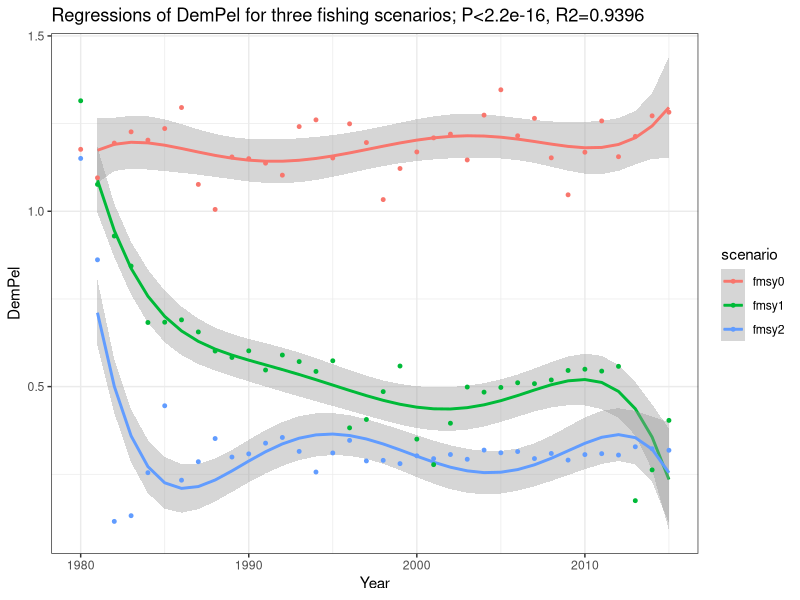
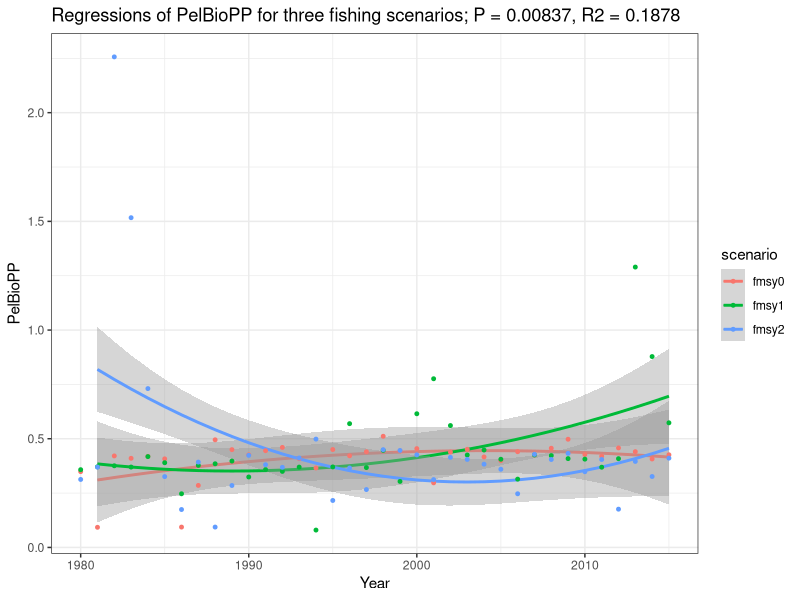
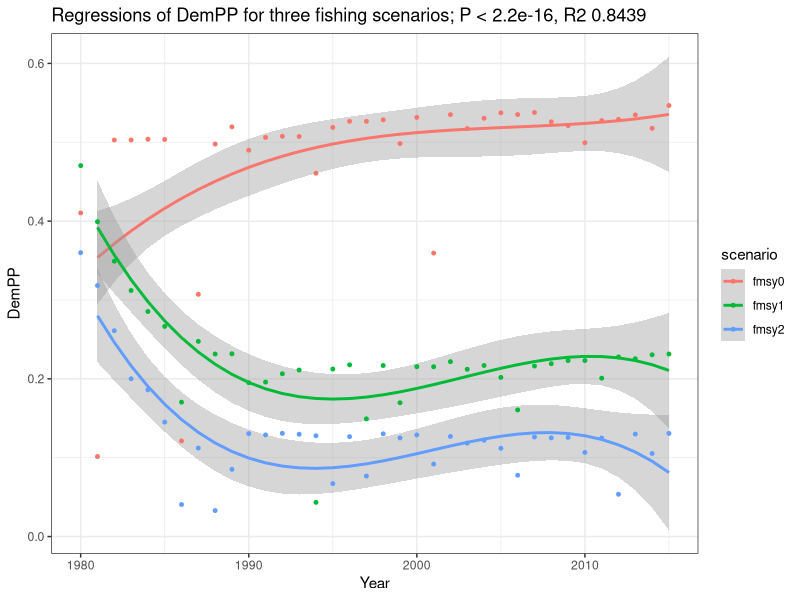
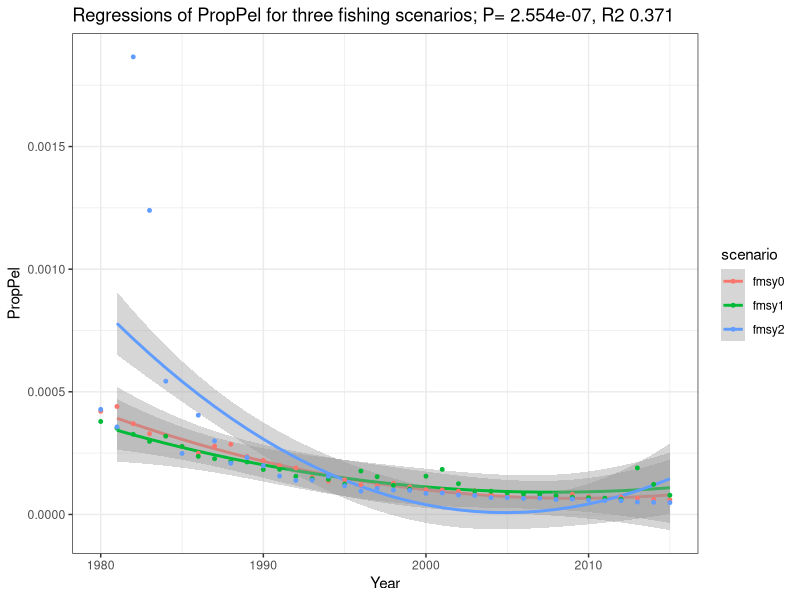
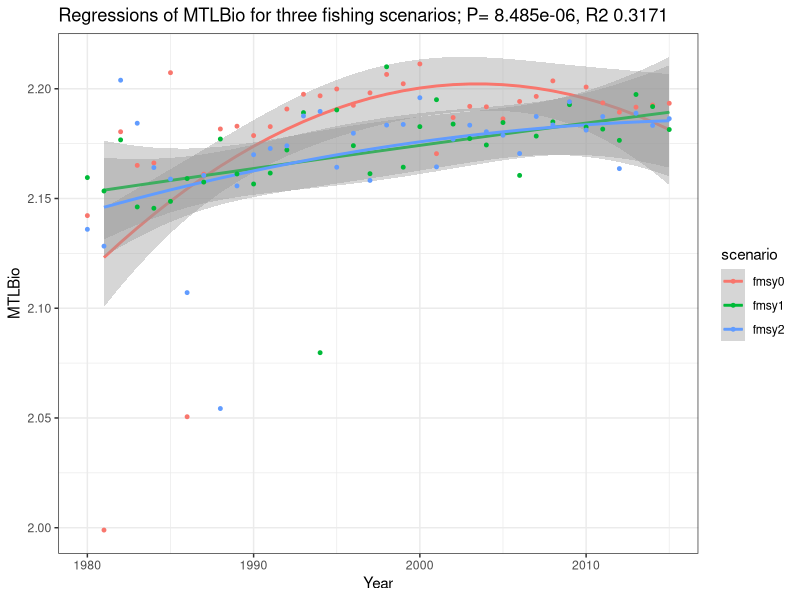

Reproduce these figures in R, in order. (Note: this script raises an error after producing the figures.)
library(tidyverse)
library(car)

##Explore data

read.csv("stats/fisheries_ecosystem/biopp.csv")   -> biopp


biopp$scenario<- as.character(biopp$scenario)
biopp<- rename(biopp, biopp=BioPP)

fitpp0<- lm(biopp ~ poly(year,2), data=biopp)
fitpp1<- lm(biopp ~ poly(year, 2) * scenario, data=biopp)
fitpp2<- lm(biopp ~ poly(year, 3) * scenario, data=biopp)
anova(fitpp0, fitpp1)
##Non significant difference between 2 and 3. Non significant difference w/ or w/o scenario

####Plotting regressions######
dat.a = data.frame(year= 1981:2015, scenario='fmsy0')
intervals.a <- predict(fitpp1,newdata = dat.a,interval='confidence',
                       level=0.95)
data.frame(intervals.a) -> intervals.a
intervals.a%>% mutate(year = 1981:2015) %>% select(year, everything()) %>% mutate(scenario='fmsy0')-> intervals.a

dat.b = data.frame(year= 1981:2015, scenario='fmsy1')
intervals.b<- predict(fitpp1, newdata = dat.b, interval='confidence', level=0.95)
data.frame(intervals.b) -> intervals.b
intervals.b%>% mutate(year = 1981:2015) %>% select(year, everything())%>% mutate(scenario='fmsy1') -> intervals.b
dat.c = data.frame(year= 1981:2015, scenario='fmsy2')
intervals.c<- predict(fitpp1, newdata = dat.c, interval='confidence', level=0.95)
data.frame(intervals.c) -> intervals.c
intervals.c%>% mutate(year = 1981:2015) %>% select(year, everything()) %>% mutate(scenario='fmsy2') -> intervals.c

new_intervals_biopp<- rbind(intervals.a, intervals.b, intervals.c)

legend_test<- ggplot(new_intervals_biopp, aes(x =year, y = fit)) +
  theme_bw() +
  geom_line(aes(colour=scenario)) +
  geom_smooth(aes(ymin = lwr, ymax = upr, colour=scenario), stat = "identity") +
  geom_point(data = biopp, aes(x = year, y = biopp, colour=scenario), size=1)+
  xlab("Year") +
  ylab("BioPP") +
  ggtitle("Regressions of BioPP for three fishing scenarios; P<2.2e-16, R2=0.7514")


######## DemPel#############
read.csv("stats/fisheries_ecosystem/dempel.csv") -> dempel

dempel$scenario<- as.character(dempel$scenario)
dempel<- rename(dempel, dempel=DemPel)


fitdp0<- lm(dempel ~ poly(year,5), data=dempel)
fitdp1<- lm(dempel ~ poly(year,5) * scenario, data=dempel)
fitdp2<- lm(dempel ~ poly(year,6) * scenario, data=dempel)
anova(fitdp1, fitdp2)

dempel_fmsy1<- filter(dempel, scenario %in% c("fmsy1", "fmsy2")) ###These lines distinguish whether 
#there is a difference between fmsy1 and fmsy2
fitdpfm1<- lm(dempel~poly(year,3), data=dempel_fmsy1)
fitdpfm2<- lm(dempel~poly(year,3) * scenario, data=dempel_fmsy1)
anova(fitdpfm1, fitdpfm2)

####Plotting regressions######
dat.a = data.frame(year= 1981:2015, scenario='fmsy0')
intervals.a <- predict(fitdp1,newdata = dat.a,interval='confidence',
                       level=0.95)
data.frame(intervals.a) -> intervals.a
intervals.a%>% mutate(year = 1981:2015) %>% select(year, everything()) %>% mutate(scenario='fmsy0')-> intervals.a

dat.b = data.frame(year= 1981:2015, scenario='fmsy1')
intervals.b<- predict(fitdp1, newdata = dat.b, interval='confidence', level=0.95)
data.frame(intervals.b) -> intervals.b
intervals.b%>% mutate(year = 1981:2015) %>% select(year, everything())%>% mutate(scenario='fmsy1') -> intervals.b
dat.c = data.frame(year= 1981:2015, scenario='fmsy2')
intervals.c<- predict(fitdp1, newdata = dat.c, interval='confidence', level=0.95)
data.frame(intervals.c) -> intervals.c
intervals.c%>% mutate(year = 1981:2015) %>% select(year, everything()) %>% mutate(scenario='fmsy2') -> intervals.c

new_intervals_dempel<- rbind(intervals.a, intervals.b, intervals.c)

ggplot(new_intervals_dempel, aes(x =year, y = fit)) +
  theme_bw() +
  geom_line(aes(colour=scenario)) +
  geom_smooth(aes(ymin = lwr, ymax = upr, colour=scenario), stat = "identity") +
  geom_point(data = dempel, aes(x = year, y = dempel, colour=scenario), size=1)+
  xlab("Year") +
  ylab("DemPel") +
  ggtitle("Regressions of DemPel for three fishing scenarios; P<2.2e-16, R2=0.9396")

#####PelBioPP######
read.csv("stats/fisheries_ecosystem/pelbiopp.csv")-> pelbiopp

pelbiopp$scenario<- as.character(pelbiopp$scenario)
pelbiopp<- rename(pelbiopp, pelbiopp=PelBioPP)

#pelbiopp<- pelbiopp %>% filter(scenario %in% c("fmsy0", "fmsy2"))

fitpbp0<- lm(pelbiopp ~ poly(year, 2), data=pelbiopp)
fitpbp1<- lm(pelbiopp ~ poly(year, 2) * scenario, data=pelbiopp)
#fitpbp2<- lm(pelbiopp ~ poly(year, 3) * scenario, data=pelbiopp)
#anova(fitpbp0, fitpbp1)
pbp_fmsy1<- filter(pelbiopp, scenario %in% c("fmsy0", "fmsy2")) ###These lines distinguish whether 
#there is a difference between fmsy1 and fmsy2
pbpfm1<- lm(pelbiopp~poly(year,2), data=pbp_fmsy1)
pbpfm2<- lm(pelbiopp~poly(year,2) * scenario, data=pbp_fmsy1)
anova(pbpfm1, pbpfm2)

##No significant difference between FMSY0, FMSY2


####Plotting regressions######
dat.a = data.frame(year= 1981:2015, scenario='fmsy0')
intervals.a <- predict(fitpbp1,newdata = dat.a,interval='confidence',
                       level=0.95)
data.frame(intervals.a) -> intervals.a
intervals.a%>% mutate(year = 1981:2015) %>% select(year, everything()) %>% mutate(scenario='fmsy0')-> intervals.a

dat.b = data.frame(year= 1981:2015, scenario='fmsy1')
intervals.b<- predict(fitpbp1, newdata = dat.b, interval='confidence', level=0.95)
data.frame(intervals.b) -> intervals.b
intervals.b%>% mutate(year = 1981:2015) %>% select(year, everything())%>% mutate(scenario='fmsy1') -> intervals.b
dat.c = data.frame(year= 1981:2015, scenario='fmsy2')
intervals.c<- predict(fitpbp1, newdata = dat.c, interval='confidence', level=0.95)
data.frame(intervals.c) -> intervals.c
intervals.c%>% mutate(year = 1981:2015) %>% select(year, everything()) %>% mutate(scenario='fmsy2') -> intervals.c

new_intervals_pelbiopp<- rbind(intervals.a, intervals.b, intervals.c)

ggplot(new_intervals_pelbiopp, aes(x =year, y = fit)) +
  theme_bw() +
  geom_line(aes(colour=scenario)) +
  geom_smooth(aes(ymin = lwr, ymax = upr, colour=scenario), stat = "identity") +
  geom_point(data = pelbiopp, aes(x = year, y = pelbiopp, colour=scenario), size=1)+
  xlab("Year") +
  ylab("PelBioPP") +
  ggtitle("Regressions of PelBioPP for three fishing scenarios; P = 0.00837, R2 = 0.1878")


#####DemPP#########
read.csv("stats/fisheries_ecosystem/dempp.csv")  -> dempp
#pelbiopp<- pelbiopp %>% filter(scenario %in% c("fmsy0", "fmsy2"))
dempp$scenario<- as.character(dempp$scenario)


fitdpp0<- lm(DemPP ~ poly(year, 3), data=dempp)
fitdpp1<- lm(DemPP ~ poly(year, 3) * scenario, data=dempp)
anova(fitdpp0, fitdpp1)

####Plotting regressions######
dat.a = data.frame(year= 1981:2015, scenario='fmsy0')
intervals.a <- predict(fitdpp1,newdata = dat.a,interval='confidence',
                       level=0.95)
data.frame(intervals.a) -> intervals.a
intervals.a%>% mutate(year = 1981:2015) %>% select(year, everything()) %>% mutate(scenario='fmsy0')-> intervals.a

dat.b = data.frame(year= 1981:2015, scenario='fmsy1')
intervals.b<- predict(fitdpp1, newdata = dat.b, interval='confidence', level=0.95)
data.frame(intervals.b) -> intervals.b
intervals.b%>% mutate(year = 1981:2015) %>% select(year, everything())%>% mutate(scenario='fmsy1') -> intervals.b
dat.c = data.frame(year= 1981:2015, scenario='fmsy2')
intervals.c<- predict(fitdpp1, newdata = dat.c, interval='confidence', level=0.95)
data.frame(intervals.c) -> intervals.c
intervals.c%>% mutate(year = 1981:2015) %>% select(year, everything()) %>% mutate(scenario='fmsy2') -> intervals.c

new_intervals_dempp<- rbind(intervals.a, intervals.b, intervals.c)

ggplot(new_intervals_dempp, aes(x =year, y = fit)) +
  theme_bw() +
  geom_line(aes(colour=scenario)) +
  geom_smooth(aes(ymin = lwr, ymax = upr, colour=scenario), stat = "identity") +
  geom_point(data = dempp, aes(x = year, y = DemPP, colour=scenario), size=1)+
  xlab("Year") +
  ylab("DemPP") +
  ggtitle("Regressions of DemPP for three fishing scenarios; P < 2.2e-16, R2 0.8439")

#####PropPel#########
read.csv("stats/fisheries_ecosystem/proppel.csv")  -> proppel
#pelbiopp<- pelbiopp %>% filter(scenario %in% c("fmsy0", "fmsy2"))

fitproppel0<- lm(PropPel ~ poly(year, 2), data=proppel)
fitproppel1<- lm(PropPel ~ poly(year, 2) * scenario, data=proppel)

anova(fitproppel0, fitproppel1)

proppel_fmsy1<- filter(proppel, scenario %in% c("fmsy1", "fmsy2")) ###These lines distinguish whether 
#there is a difference between fmsy1 and fmsy2
proppelfm1<- lm(PropPel~poly(year,2), data=proppel_fmsy1)
proppelfm2<- lm(PropPel~poly(year,2) * scenario, data=proppel_fmsy1)
anova(proppelfm1, proppelfm2)

##Weak significance between (FMSY0, FMSy2) + (FMSY0, FMSY1) +(FMSY1, FMSY2) P= 0.01-0.05

####Plotting regressions######
dat.a = data.frame(year= 1981:2015, scenario='fmsy0')
intervals.a <- predict(fitproppel1,newdata = dat.a,interval='confidence',
                       level=0.95)
data.frame(intervals.a) -> intervals.a
intervals.a%>% mutate(year = 1981:2015) %>% select(year, everything()) %>% mutate(scenario='fmsy0')-> intervals.a

dat.b = data.frame(year= 1981:2015, scenario='fmsy1')
intervals.b<- predict(fitproppel1, newdata = dat.b, interval='confidence', level=0.95)
data.frame(intervals.b) -> intervals.b
intervals.b%>% mutate(year = 1981:2015) %>% select(year, everything())%>% mutate(scenario='fmsy1') -> intervals.b
dat.c = data.frame(year= 1981:2015, scenario='fmsy2')
intervals.c<- predict(fitproppel1, newdata = dat.c, interval='confidence', level=0.95)
data.frame(intervals.c) -> intervals.c
intervals.c%>% mutate(year = 1981:2015) %>% select(year, everything()) %>% mutate(scenario='fmsy2') -> intervals.c

new_intervals_proppel<- rbind(intervals.a, intervals.b, intervals.c)

ggplot(new_intervals_proppel, aes(x =year, y = fit)) +
  theme_bw() +
  geom_line(aes(colour=scenario)) +
  geom_smooth(aes(ymin = lwr, ymax = upr, colour=scenario), stat = "identity") +
  geom_point(data = proppel, aes(x = year, y = PropPel, colour=scenario), size=1)+
  xlab("Year") +
  ylab("PropPel") +
  ggtitle("Regressions of PropPel for three fishing scenarios; P= 2.554e-07, R2 0.371")


#####MTLBio#########
read.csv("stats/fisheries_ecosystem/tl_community.csv")  -> mtlbio
#pelbiopp<- pelbiopp %>% filter(scenario %in% c("fmsy0", "fmsy2"))

mtlbio0<- lm(TL_all ~ poly(year, 2), data=mtlbio)
mtlbio1<- lm(TL_all ~ poly(year, 2) * scenario, data=mtlbio)
#mtlbio2<- lm(TL_all ~ poly(year, 3) * scenario, data=mtlbio)

anova(mtlbio0,mtlbio1)

##Insignificant difference between regressions

####Plotting regressions######
dat.a = data.frame(year= 1981:2015, scenario='fmsy0')
intervals.a <- predict(mtlbio1,newdata = dat.a,interval='confidence',
                       level=0.95)
data.frame(intervals.a) -> intervals.a
intervals.a%>% mutate(year = 1981:2015) %>% select(year, everything()) %>% mutate(scenario='fmsy0')-> intervals.a

dat.b = data.frame(year= 1981:2015, scenario='fmsy1')
intervals.b<- predict(mtlbio1, newdata = dat.b, interval='confidence', level=0.95)
data.frame(intervals.b) -> intervals.b
intervals.b%>% mutate(year = 1981:2015) %>% select(year, everything())%>% mutate(scenario='fmsy1') -> intervals.b
dat.c = data.frame(year= 1981:2015, scenario='fmsy2')
intervals.c<- predict(mtlbio1, newdata = dat.c, interval='confidence', level=0.95)
data.frame(intervals.c) -> intervals.c
intervals.c%>% mutate(year = 1981:2015) %>% select(year, everything()) %>% mutate(scenario='fmsy2') -> intervals.c

new_intervals_mtlbio<- rbind(intervals.a, intervals.b, intervals.c)

ggplot(new_intervals_mtlbio, aes(x =year, y = fit)) +
  theme_bw() +
  geom_line(aes(colour=scenario)) +
  geom_smooth(aes(ymin = lwr, ymax = upr, colour=scenario), stat = "identity") +
  geom_point(data = mtlbio, aes(x = year, y = TL_all, colour=scenario), size=1)+
  xlab("Year") +
  ylab("MTLBio") +
  ggtitle("Regressions of MTLBio for three fishing scenarios; P= 8.485e-06, R2 0.3171")


######PLOTS######

biopp_plot<- ggplot(new_intervals_biopp, aes(x =year, y = fit)) +
  theme_bw() +
  geom_line(aes(colour=scenario)) +
  geom_smooth(aes(ymin = lwr, ymax = upr, colour=scenario), stat = "identity") +
  geom_point(data = biopp, aes(x = year, y = biopp, colour=scenario), size=1)+
  xlab("Year") +
  ylab("Biomass/Primary Productivity Ratio")+ theme(legend.position="none")

dempel_plot<- ggplot(new_intervals_dempel, aes(x =year, y = fit)) +
  theme_bw() +
  geom_line(aes(colour=scenario)) +
  geom_smooth(aes(ymin = lwr, ymax = upr, colour=scenario), stat = "identity") +
  geom_point(data = dempel, aes(x = year, y = dempel, colour=scenario), size=1)+
  xlab("Year") +
  ylab("Demersal/Pelagic Ratio")+ theme(legend.position="none")

pelbiopp_plot<- ggplot(new_intervals_pelbiopp, aes(x =year, y = fit)) +
  theme_bw() +
  geom_line(aes(colour=scenario)) +
  geom_smooth(aes(ymin = lwr, ymax = upr, colour=scenario), stat = "identity") +
  geom_point(data = pelbiopp, aes(x = year, y = pelbiopp, colour=scenario), size=1)+
  xlab("Year") +
  ylab("Pelagic/Primary Productivity Ratio")+ theme(legend.position="none")

dempp_plot<- ggplot(new_intervals_dempp, aes(x =year, y = fit)) +
  theme_bw() +
  geom_line(aes(colour=scenario)) +
  geom_smooth(aes(ymin = lwr, ymax = upr, colour=scenario), stat = "identity") +
  geom_point(data = dempp, aes(x = year, y = DemPP, colour=scenario), size=1)+
  xlab("Year") +
  ylab("Demersal/Primary Productivity Ratio")+ theme(legend.position="none")

proppel_plot<- ggplot(new_intervals_proppel, aes(x =year, y = fit)) +
  theme_bw() +
  geom_line(aes(colour=scenario)) +
  geom_smooth(aes(ymin = lwr, ymax = upr, colour=scenario), stat = "identity") +
  geom_point(data = proppel, aes(x = year, y = PropPel, colour=scenario), size=1)+
  xlab("Year") +
  ylab("Proportion Pelagic Species")+ theme(legend.position="none")

mtlbio_plot<- ggplot(new_intervals_mtlbio, aes(x =year, y = fit)) +
  theme_bw() +
  geom_line(aes(colour=scenario)) +
  geom_smooth(aes(ymin = lwr, ymax = upr, colour=scenario), stat = "identity") +
  geom_point(data = mtlbio, aes(x = year, y = TL_all, colour=scenario), size=1)+
  xlab("Year") +
  ylab("Mean Trophic Level of Biomass")+ theme(legend.position="none")

legend<- get_legend(legend_test)
prow<- plot_grid(biopp_plot, dempel_plot, pelbiopp_plot, dempp_plot, proppel_plot, mtlbio_plot, labels = c("A", "B", "C", "D", "E", "F"), align = "h", ncol=3)

prow_test<- plot_grid(prow, legend, rel_widths = c(3, .3))